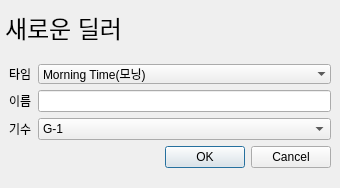
<?xml version="1.0" encoding="UTF-8"?>
<ui version="4.0">
 <class>UINewDealerDialog</class>
 <widget class="QDialog" name="UINewDealerDialog">
  <property name="geometry">
   <rect>
    <x>0</x>
    <y>0</y>
    <width>340</width>
    <height>188</height>
   </rect>
  </property>
  <property name="sizePolicy">
   <sizepolicy hsizetype="Preferred" vsizetype="Maximum">
    <horstretch>0</horstretch>
    <verstretch>0</verstretch>
   </sizepolicy>
  </property>
  <property name="windowTitle">
   <string>New Dealer</string>
  </property>
  <layout class="QVBoxLayout" name="verticalLayout">
   <property name="spacing">
    <number>0</number>
   </property>
   <property name="leftMargin">
    <number>0</number>
   </property>
   <property name="topMargin">
    <number>0</number>
   </property>
   <property name="rightMargin">
    <number>0</number>
   </property>
   <property name="bottomMargin">
    <number>0</number>
   </property>
   <item>
    <widget class="QWidget" name="titleWidget" native="true">
     <layout class="QVBoxLayout" name="verticalLayout_3">
      <property name="leftMargin">
       <number>5</number>
      </property>
      <property name="topMargin">
       <number>5</number>
      </property>
      <property name="rightMargin">
       <number>5</number>
      </property>
      <property name="bottomMargin">
       <number>5</number>
      </property>
      <item>
       <widget class="QLabel" name="titleLabel">
        <property name="sizePolicy">
         <sizepolicy hsizetype="Preferred" vsizetype="Maximum">
          <horstretch>0</horstretch>
          <verstretch>0</verstretch>
         </sizepolicy>
        </property>
        <property name="font">
         <font>
          <pointsize>18</pointsize>
         </font>
        </property>
        <property name="text">
         <string>새로운 딜러</string>
        </property>
       </widget>
      </item>
     </layout>
    </widget>
   </item>
   <item>
    <widget class="QWidget" name="widget" native="true">
     <property name="sizePolicy">
      <sizepolicy hsizetype="Preferred" vsizetype="Maximum">
       <horstretch>0</horstretch>
       <verstretch>0</verstretch>
      </sizepolicy>
     </property>
     <layout class="QVBoxLayout" name="verticalLayout_2">
      <property name="bottomMargin">
       <number>20</number>
      </property>
      <item>
       <layout class="QFormLayout" name="formLayout">
        <property name="sizeConstraint">
         <enum>QLayout::SetDefaultConstraint</enum>
        </property>
        <property name="fieldGrowthPolicy">
         <enum>QFormLayout::AllNonFixedFieldsGrow</enum>
        </property>
        <property name="rowWrapPolicy">
         <enum>QFormLayout::DontWrapRows</enum>
        </property>
        <item row="0" column="0">
         <widget class="QLabel" name="worktimeLabel">
          <property name="text">
           <string>타임</string>
          </property>
         </widget>
        </item>
        <item row="0" column="1">
         <widget class="QComboBox" name="worktimeComboBox">
          <property name="frame">
           <bool>false</bool>
          </property>
          <item>
           <property name="text">
            <string>Morning Time(모닝)</string>
           </property>
          </item>
          <item>
           <property name="text">
            <string>Day Time(데이)</string>
           </property>
          </item>
          <item>
           <property name="text">
            <string>Night Time(나이트)</string>
           </property>
          </item>
         </widget>
        </item>
        <item row="1" column="0">
         <widget class="QLabel" name="nameLabel">
          <property name="text">
           <string>이름</string>
          </property>
         </widget>
        </item>
        <item row="1" column="1">
         <widget class="QLineEdit" name="nameLineEdit">
          <property name="sizePolicy">
           <sizepolicy hsizetype="Minimum" vsizetype="Preferred">
            <horstretch>0</horstretch>
            <verstretch>0</verstretch>
           </sizepolicy>
          </property>
         </widget>
        </item>
        <item row="2" column="0">
         <widget class="QLabel" name="gradeLabel">
          <property name="text">
           <string>기수</string>
          </property>
         </widget>
        </item>
        <item row="2" column="1">
         <widget class="QComboBox" name="gradeComboBox">
          <property name="sizePolicy">
           <sizepolicy hsizetype="Minimum" vsizetype="Preferred">
            <horstretch>0</horstretch>
            <verstretch>0</verstretch>
           </sizepolicy>
          </property>
          <item>
           <property name="text">
            <string>G-1</string>
           </property>
          </item>
          <item>
           <property name="text">
            <string>G-2</string>
           </property>
          </item>
          <item>
           <property name="text">
            <string>G-3</string>
           </property>
          </item>
          <item>
           <property name="text">
            <string>G-4</string>
           </property>
          </item>
          <item>
           <property name="text">
            <string>G-5</string>
           </property>
          </item>
          <item>
           <property name="text">
            <string>G-6</string>
           </property>
          </item>
          <item>
           <property name="text">
            <string>G-7</string>
           </property>
          </item>
          <item>
           <property name="text">
            <string>G-8</string>
           </property>
          </item>
          <item>
           <property name="text">
            <string>G-9</string>
           </property>
          </item>
          <item>
           <property name="text">
            <string>G-10</string>
           </property>
          </item>
          <item>
           <property name="text">
            <string>G-11</string>
           </property>
          </item>
          <item>
           <property name="text">
            <string>G-12</string>
           </property>
          </item>
          <item>
           <property name="text">
            <string>G-13</string>
           </property>
          </item>
          <item>
           <property name="text">
            <string>G-14</string>
           </property>
          </item>
         </widget>
        </item>
       </layout>
      </item>
      <item>
       <widget class="QDialogButtonBox" name="buttonBox">
        <property name="locale">
         <locale language="Korean" country="SouthKorea"/>
        </property>
        <property name="orientation">
         <enum>Qt::Horizontal</enum>
        </property>
        <property name="standardButtons">
         <set>QDialogButtonBox::Cancel|QDialogButtonBox::Ok</set>
        </property>
       </widget>
      </item>
     </layout>
    </widget>
   </item>
  </layout>
 </widget>
 <tabstops>
  <tabstop>worktimeComboBox</tabstop>
  <tabstop>nameLineEdit</tabstop>
  <tabstop>gradeComboBox</tabstop>
 </tabstops>
 <resources/>
 <connections/>
</ui>
